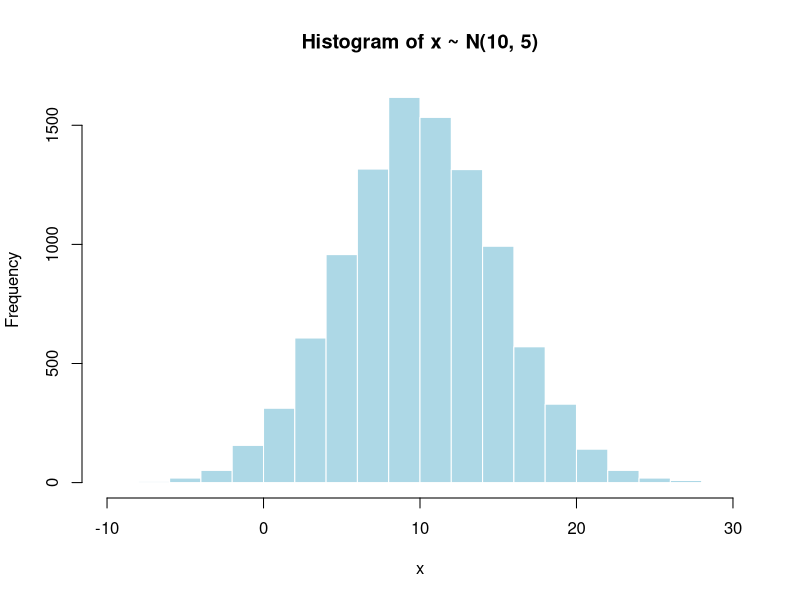
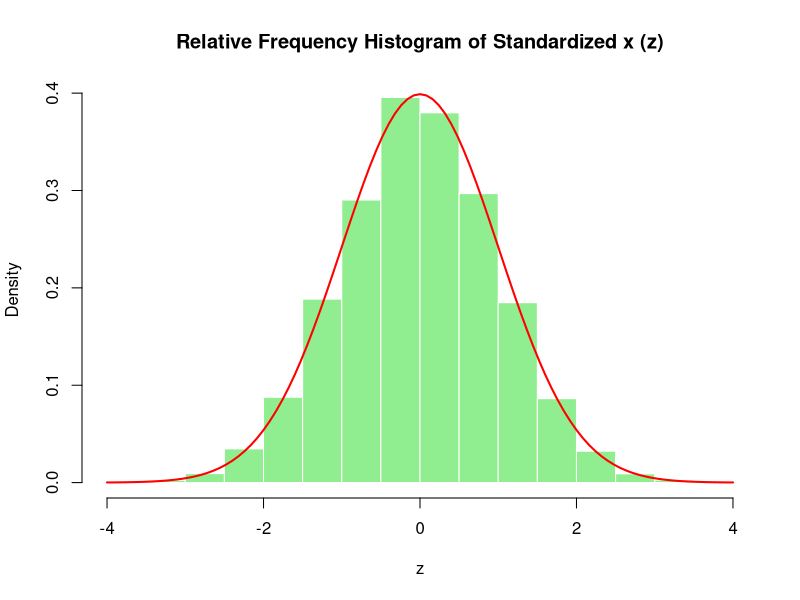
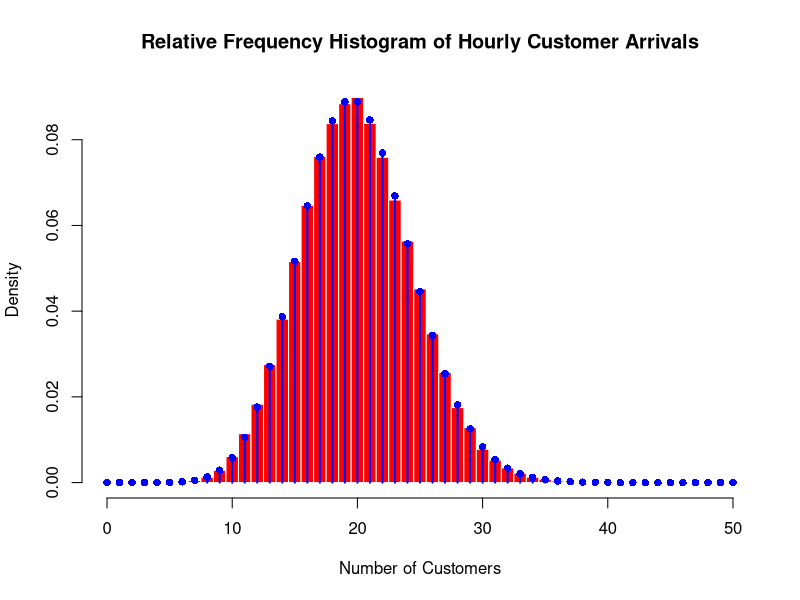

The R source for these figures, in order:
## ---- chunk 1
# Setup global options
knitr::opts_chunk$set(echo = TRUE, warning = FALSE, message = FALSE)
## ---- chunk 2
    # set seed
    set.seed(123)

    x <- rnorm(10000, mean = 10, sd = 5)
    head(x)
## ---- chunk 3
    hist(x, 
         main = "Histogram of x ~ N(10, 5)", 
         xlab = "x", 
         col = "lightblue", 
         border = "white") 
## ---- chunk 4
    z <- (x-10) / 5
    head(z)
## ---- chunk 5
    hist(z, probability = TRUE,
         main = "Relative Frequency Histogram of Standardized x (z)", 
         xlab = "z", 
         col = "lightgreen", 
         border = "white")

    # adding normal curve to show that it does follow a standard normal dist
    curve(dnorm(x),
          add = TRUE,
          col = "red",
          lwd = 2)
## ---- chunk 6
    # A safe upper bound for maximum number of customers within an hour
    upper <- 1000  
    y <- numeric(upper)  # Empty vector to store inter-arrival times
    count <- 0  # Counter for number of arrivals

    for (i in 1:upper) {
      y[i] <- rexp(1, rate = 20/60)  # Generate an inter-arrival time (in minutes)
      if (sum(y[1:i]) >= 60) {  # If total time exceeds or equals 60 minutes, exit the loop
        break
      } else {
        count <- i  # Record the current number of arrivals
      }
    }
    # 'count' now represents the number of customers that arrived within 60 minutes.
    count
## ---- chunk 7
    set.seed(1)

    n_sim <- 100000  # Number of simulations
    x_sim <- numeric(n_sim)

    for (j in 1:n_sim) {
      upper <- 1000  # Safe upper bound
      y <- numeric(upper)
      count <- 0
      for (i in 1:upper) {
        y[i] <- rexp(1, rate = 20/60)
        if (sum(y[1:i]) >= 60) {
          break
        } else {
          count <- i
        }
      }
      x_sim[j] <- count
    }

    # Check the first few simulated values
    head(x_sim)
## ---- chunk 8
    # Histogram with bins centered at integers from 0 to 50
    hist(x_sim, 
         breaks = seq(-0.5, 50.5, by = 1), 
         probability = TRUE, 
         xlim = c(0, 50),
         main = "Relative Frequency Histogram of Hourly Customer Arrivals",
         xlab = "Number of Customers", 
         col = "red", 
         border = "white")

    # Compute the Poisson(20) PMF
    x_vals <- 0:50
    pois_pmf <- dpois(x_vals, lambda = 20)

    # Overlay the PMF as a lollipop graph
    segments(x_vals, 0, x_vals, pois_pmf, col = "blue", lwd = 2)
    points(x_vals, pois_pmf, col = "blue", pch = 16)
## ---- chunk 9
    # Sample mean and variance from the simulation
    sim_mean <- mean(x_sim)
    sim_variance <- var(x_sim)

    # Theoretical mean and variance for Poisson(20)
    theoretical_mean <- 20
    theoretical_variance <- 20


    cat("Simulated Mean:", sim_mean, "\n")
    cat("Theoretical Mean:", theoretical_mean, "\n\n")
    cat("Simulated Variance:", sim_variance, "\n")
    cat("Theoretical Variance:", theoretical_variance, "\n")
